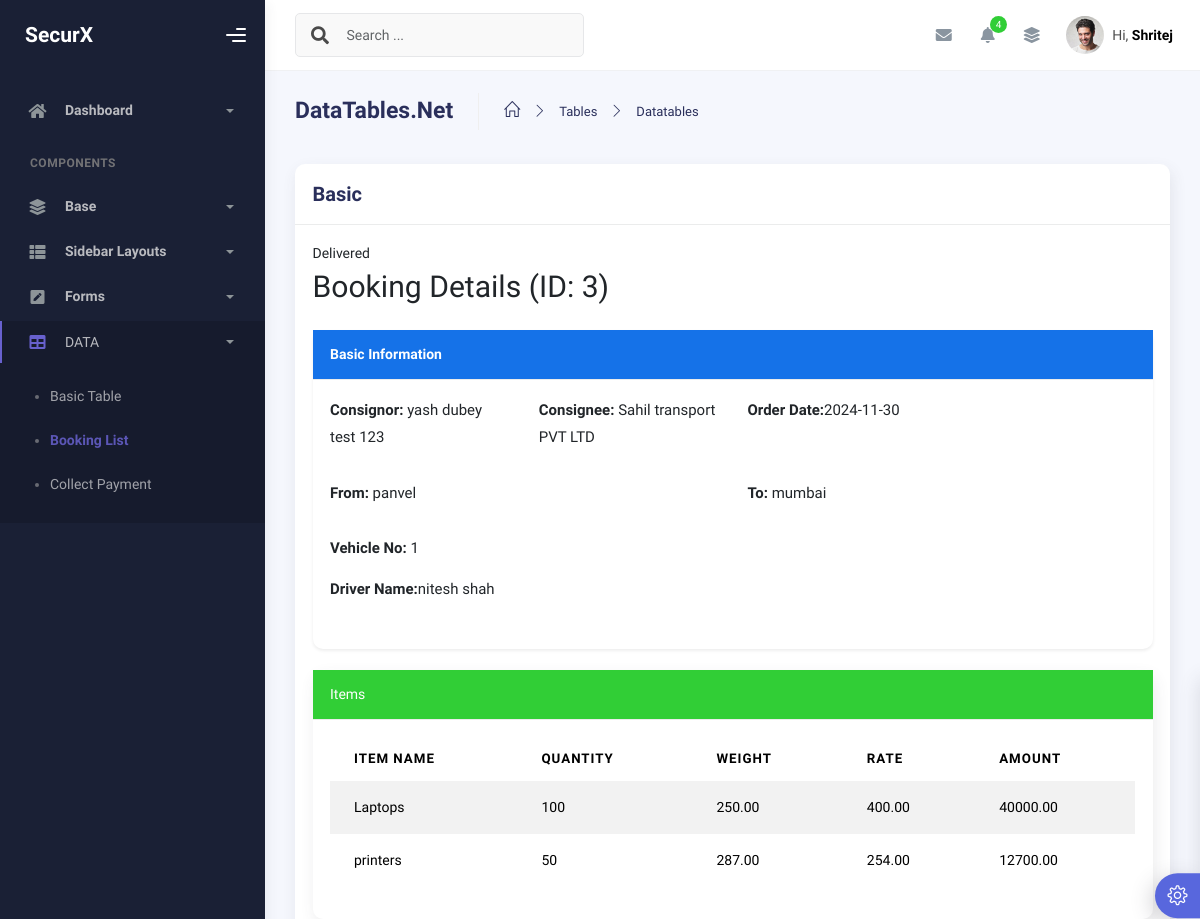
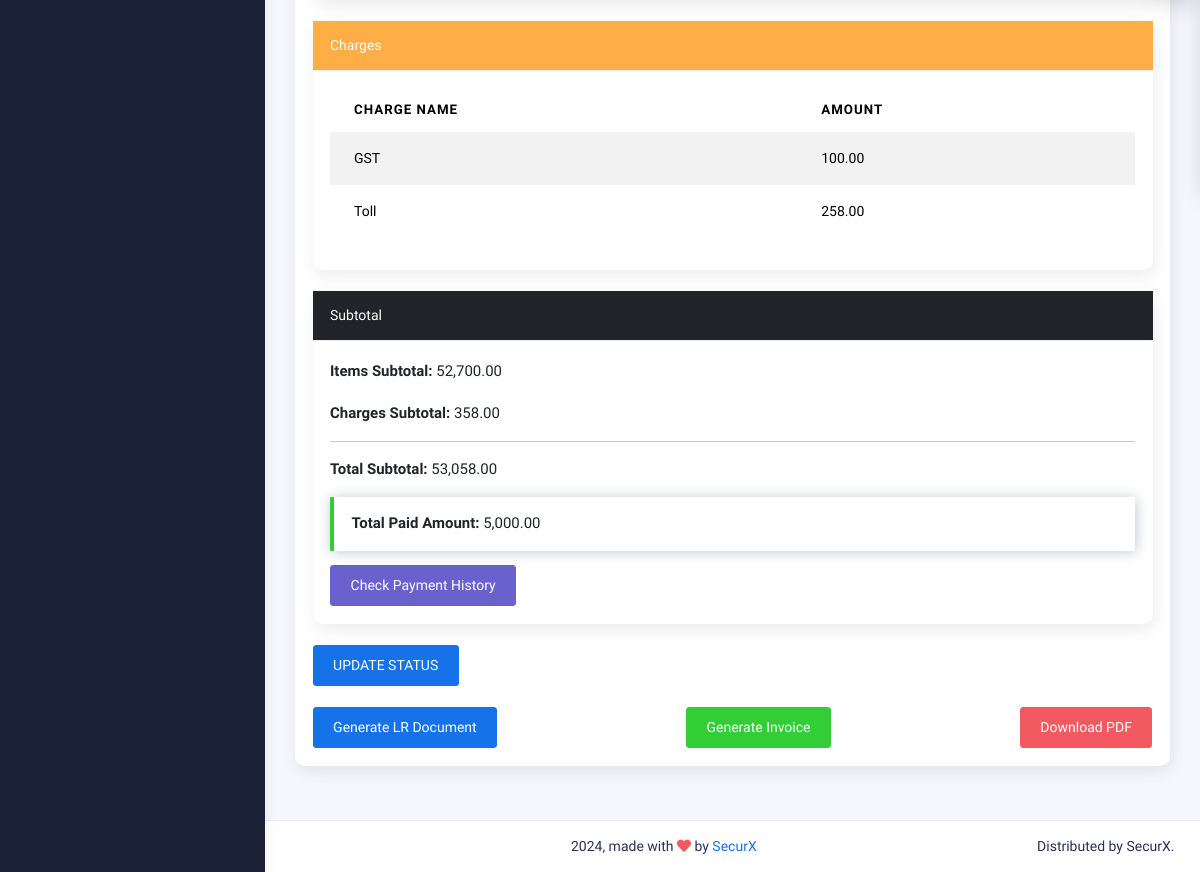
The app's page /tables/order.php?id=3 with its own data (2 pictures, top to bottom).
### tables this page shows
CREATE TABLE `orders` (
  `id` int(11) NOT NULL,
  `Status` varchar(255) NOT NULL,
  `order_name` varchar(255) NOT NULL,
  `customer_name` varchar(255) NOT NULL,
  `order_date` date NOT NULL,
  `fromLocation` varchar(255) NOT NULL,
  `toLocation` varchar(255) NOT NULL,
  `transportMode` varchar(255) NOT NULL,
  `paidBy` varchar(255) NOT NULL,
  `taxPaidBy` varchar(255) NOT NULL,
  `pickupAddress` varchar(255) NOT NULL,
  `deliveryAddress` varchar(255) NOT NULL,
  `vehicletype` varchar(255) NOT NULL,
  `Vehiclecapacity` varchar(255) NOT NULL,
  `Vehicleno` int(255) NOT NULL,
  `DriverName` varchar(255) NOT NULL
);

CREATE TABLE `parties` (
  `id` int(11) NOT NULL,
  `name` varchar(255) NOT NULL,
  `gst` varchar(255) NOT NULL,
  `uh` varchar(255) NOT NULL,
  `contact` varchar(255) NOT NULL,
  `address` text NOT NULL,
  `email` varchar(255) NOT NULL,
  `phone` varchar(20) DEFAULT NULL,
  `created_at` timestamp NOT NULL DEFAULT current_timestamp()
);

CREATE TABLE `items` (
  `id` int(11) NOT NULL,
  `order_id` int(11) DEFAULT NULL,
  `item_name` varchar(255) DEFAULT NULL,
  `parceltype` varchar(255) NOT NULL,
  `quantity` int(11) DEFAULT NULL,
  `weight` decimal(10,2) DEFAULT NULL,
  `itemtax` varchar(255) NOT NULL,
  `rate` decimal(10,2) DEFAULT NULL,
  `amount` decimal(10,2) DEFAULT NULL
);

CREATE TABLE `charges` (
  `id` int(11) NOT NULL,
  `order_id` int(11) DEFAULT NULL,
  `charge_name` varchar(255) DEFAULT NULL,
  `amount` decimal(10,2) DEFAULT NULL
);

### tables/order.php (the view, shortened to what this page needs)
<?php
include '../db_connect.php';
?>
<!DOCTYPE html>
<html lang="en">
  <head>
    <link rel="stylesheet" href="../assets/css/bootstrap.min.css" />
    <link rel="stylesheet" href="../assets/css/plugins.min.css" />
    <link rel="stylesheet" href="../assets/css/kaiadmin.min.css" />
    <link rel="stylesheet" href="../assets/css/demo.css" />
  </head>
  <body>
    <div class="wrapper">
      <div class="sidebar" data-background-color="dark">
        <div class="sidebar-logo">
          <div class="logo-header" data-background-color="dark">
            <a href="../index.php" class="logo">
              <span class="sidebar-brand-text text-white fs-4 fw-bold">SecurX</span>
            </a>
            <div class="nav-toggle">
              <button class="btn btn-toggle toggle-sidebar">
                <i class="gg-menu-right"></i>
              </button>
            </div>
          </div>
        </div>
        <div class="sidebar-wrapper scrollbar scrollbar-inner">
          <div class="sidebar-content">
            <ul class="nav nav-secondary">
              <li class="nav-item">
                <a
                  data-bs-toggle="collapse"
                  href="#dashboard"
                  class="collapsed"
                  aria-expanded="false"
                >
                  <i class="fas fa-home"></i>
                  <p>Dashboard</p>
                  <span class="caret"></span>
                </a>
              </li>
              <li class="nav-section">
                <h4 class="text-section">Components</h4>
              </li>
              <li class="nav-item">
                <a data-bs-toggle="collapse" href="#base">
                  <i class="fas fa-layer-group"></i>
                  <p>Base</p>
                  <span class="caret"></span>
                </a>
              </li>
              <li class="nav-item">
                <a data-bs-toggle="collapse" href="#sidebarLayouts">
                  <i class="fas fa-th-list"></i>
                  <p>Sidebar Layouts</p>
                  <span class="caret"></span>
                </a>
              </li>
              <li class="nav-item">
                <a data-bs-toggle="collapse" href="#forms">
                  <i class="fas fa-pen-square"></i>
                  <p>Forms</p>
                  <span class="caret"></span>
                </a>
              </li>
              <li class="nav-item active submenu">
                <a data-bs-toggle="collapse" href="#tables">
                  <i class="fas fa-table"></i>
                  DATA
                  <span class="caret"></span>
                </a>
                <div class="collapse show" id="tables">
                  <ul class="nav nav-collapse">
                    <li>
                      <a href="../tables/tables.html">
                        <span class="sub-item">Basic Table</span>
                      </a>
                    </li>
                    <li class="active">
                      <a href="../tables/datatables.php">
                        <span class="sub-item">Booking List</span>
                      </a>
                    </li>
                    <li>
                      <a href="../tables/paymentpending.php">
                        <span class="sub-item">Collect Payment</span>
                      </a>
                    </li>
                  </ul>
                </div>
              </li>
            </ul>
          </div>
        </div>
      </div>
      <div class="main-panel">
        <div class="main-header">
          <nav
            class="navbar navbar-header navbar-header-transparent navbar-expand-lg border-bottom"
          >
            <div class="container-fluid">
              <nav
                class="navbar navbar-header-left navbar-expand-lg navbar-form nav-search p-0 d-none d-lg-flex"
              >
                <div class="input-group">
                  <div class="input-group-prepend">
                    <button type="submit" class="btn btn-search pe-1">
                      <i class="fa fa-search search-icon"></i>
                    </button>
                  </div>
                  <input
                    type="text"
                    placeholder="Search ..."
                    class="form-control"
                  />
                </div>
              </nav>
              <ul class="navbar-nav topbar-nav ms-md-auto align-items-center">
                <li class="nav-item topbar-icon dropdown hidden-caret">
                  <a
                    class="nav-link dropdown-toggle"
                    href="#"
                    id="messageDropdown"
                    role="button"
                    data-bs-toggle="dropdown"
                    aria-haspopup="true"
                    aria-expanded="false"
                  >
                    <i class="fa fa-envelope"></i>
                  </a>
                </li>
                <li class="nav-item topbar-icon dropdown hidden-caret">
                  <a
                    class="nav-link dropdown-toggle"
                    href="#"
                    id="notifDropdown"
                    role="button"
                    data-bs-toggle="dropdown"
                    aria-haspopup="true"
                    aria-expanded="false"
                  >
                    <i class="fa fa-bell"></i>
                    <span class="notification">4</span>
                  </a>
                </li>
                <li class="nav-item topbar-icon dropdown hidden-caret">
                  <a
                    class="nav-link"
                    data-bs-toggle="dropdown"
                    href="#"
                    aria-expanded="false"
                  >
                    <i class="fas fa-layer-group"></i>
                  </a>
                </li>
                <li class="nav-item topbar-user dropdown hidden-caret">
                  <a
                    class="dropdown-toggle profile-pic"
                    data-bs-toggle="dropdown"
                    href="#"
                    aria-expanded="false"
                  >
                    <div class="avatar-sm">
                      <img
                        src="../assets/img/profile.jpg"
                        alt="..."
                        class="avatar-img rounded-circle"
                      />
                    </div>
                    <span class="profile-username">
                      <span class="op-7">Hi,</span>
                      <span class="fw-bold">Shritej</span>
                    </span>
                  </a>
                </li>
              </ul>
            </div>
          </nav>
        </div>
        <div class="container">
          <div class="page-inner">
            <div class="page-header">
              <h3 class="fw-bold mb-3">DataTables.Net</h3>
              <ul class="breadcrumbs mb-3">
                <li class="nav-home">
                  <a href="#">
                    <i class="icon-home"></i>
                  </a>
                </li>
                <li class="separator">
                  <i class="icon-arrow-right"></i>
                </li>
                <li class="nav-item">
                  <a href="#">Tables</a>
                </li>
                <li class="separator">
                  <i class="icon-arrow-right"></i>
                </li>
                <li class="nav-item">
                  <a href="#">Datatables</a>
                </li>
              </ul>
            </div>
            <div class="row">
              <div class="col-md-12">
                <div class="card">
                  <div class="card-header">
                    <h4 class="card-title">Basic</h4>
                  </div>
                  <div class="card-body">
                  <?php
$orderId = isset($_GET['id']) ? $_GET['id'] : 0;
$sql = "SELECT o.id, `Status`, p.name as CONSIGNOR, p.address as CONSIGNORADDRESS, p.contact AS ConsignorContact, p.email as ConsignorEmail,
        p2.name as ConsigneeName, p2.address as consigneeaddress, p2.contact as consigneecontact, p2.email as consigneeemail,
        `order_date`, `fromLocation`, `toLocation`, `transportMode`, `paidBy`, `taxPaidBy`, `pickupAddress`, `deliveryAddress`,
        `vehicletype`, `Vehiclecapacity`, `Vehicleno`, `DriverName`
        FROM `orders` o
        JOIN parties p ON o.order_name = p.id
        JOIN parties p2 ON o.customer_name = p2.id
        WHERE o.id = :orderId";
$stmt = $conn->prepare($sql);
$stmt->bindParam(':orderId', $orderId, PDO::PARAM_INT);
$stmt->execute();
$order = $stmt->fetch(PDO::FETCH_ASSOC);
$paymentstotal_query = "SELECT sum(paying_amount) as totalamt FROM payments WHERE order_id = $orderId";
$payments_result_total = $conn->query($paymentstotal_query);
$sumpayment = 0;
while ($sumofpay = $payments_result_total->fetch(PDO::FETCH_ASSOC)) {
  $sumpayment= $sumofpay['totalamt'];
}
$itemResult = $conn->query("SELECT * FROM items WHERE order_id = $orderId");
$chargeResult = $conn->query("SELECT * FROM charges WHERE order_id = $orderId");
$itemTotal = 0;
while ($item = $itemResult->fetch(PDO::FETCH_ASSOC)) {
    $itemTotal += $item['amount'];
}
$chargeTotal = 0;
while ($charge = $chargeResult->fetch(PDO::FETCH_ASSOC)) {
    $chargeTotal += $charge['amount'];
}
$subtotal = $itemTotal + $chargeTotal;
?>
    <div class="status-container">
        <span class="status-badge <?php echo 'status-' . strtolower(str_replace(' ', '-', $order['Status'])); ?>">
            <?php echo $order['Status']; ?>
        </span>
    </div>
    <h1 class="mb-4">Booking Details (ID: <?php echo $orderId; ?>)</h1>
   <div class="card mb-4 shadow-sm border-light">
    <div class="card-header bg-primary text-white fw-bold">
        <i class="bi bi-info-circle-fill"></i> Basic Information
    </div>
    <div class="card-body">
        <div class="row">
            <div class="col-md-3 mb-3">
                <p><strong class="text-dark">Consignor:</strong> <span><?php echo $order['CONSIGNOR']; ?></span></p>
            </div>
            <div class="col-md-3 mb-3">
                <p><strong class="text-dark">Consignee:</strong> <span><?php echo $order['ConsigneeName']; ?></span></p>
            </div>
            <div class="col-md-6 mb-3">
                <p><strong class="text-dark">Order Date:</strong><span><?php echo $order['order_date']; ?></span></p>
            </div>
            <div class="col-md-6 mb-3">
                <p><strong class="text-dark">From:</strong> <span><?php echo $order['fromLocation']; ?></span></p>
            </div>
            <div class="col-md-6 mb-3">
                <p><strong class="text-dark">To:</strong> <span><?php echo $order['toLocation']; ?></span></p>
            </div>
            <div class="col-md-6 mb-3">
                <p><strong class="text-dark">Vehicle No:</strong> <span><?php echo $order['Vehicleno']; ?></span></p>
                <p><strong class="text-dark">Driver Name:</strong><span><?php echo $order['DriverName']; ?></span></p>
            </div>
        </div>
    </div>
</div>
    <div class="card mb-4">
        <div class="card-header bg-success text-white">Items</div>
        <div class="card-body">
            <table class="table table-striped">
                <thead>
                    <tr>
                        <th>Item Name</th>
                        <th>Quantity</th>
                        <th>Weight</th>
                        <th>Rate</th>
                        <th>Amount</th>
                    </tr>
                </thead>
                <tbody>
                    <?php
                    $itemResult = $conn->query("SELECT * FROM items WHERE order_id = $orderId");
                    while ($item = $itemResult->fetch(PDO::FETCH_ASSOC)) {
                        echo "<tr>";
                        echo "<td>{$item['item_name']}</td>";
                        echo "<td>{$item['quantity']}</td>";
                        echo "<td>{$item['weight']}</td>";
                        echo "<td>{$item['rate']}</td>";
                        echo "<td>{$item['amount']}</td>";
                        echo "</tr>";
                    }
                    ?>
                </tbody>
            </table>
        </div>
    </div>
    <div class="card mb-4">
        <div class="card-header bg-warning text-white">Charges</div>
        <div class="card-body">
            <table class="table table-striped">
                <thead>
                    <tr>
                        <th>Charge Name</th>
                        <th>Amount</th>
                    </tr>
                </thead>
                <tbody>
                    <?php
                    $chargeResult = $conn->query("SELECT * FROM charges WHERE order_id = $orderId");
                    while ($charge = $chargeResult->fetch(PDO::FETCH_ASSOC)) {
                        echo "<tr>";
                        echo "<td>{$charge['charge_name']}</td>";
                        echo "<td>{$charge['amount']}</td>";
                        echo "</tr>";
                    }
                    ?>
                </tbody>
            </table>
        </div>
    </div>
    <div class="card mb-4">
        <div class="card-header bg-dark text-white">Subtotal</div>
        <div class="card-body">
            <p><strong>Items Subtotal:</strong> <?php echo number_format($itemTotal, 2); ?></p>
            <p><strong>Charges Subtotal:</strong> <?php echo number_format($chargeTotal, 2); ?></p>
            <hr>
            <p><strong>Total Subtotal:</strong> <?php echo number_format($subtotal, 2); ?></p>
            <p class='alert alert-success'><strong>Total Paid Amount:</strong> <?php echo number_format($sumpayment, 2); ?></p>
        <button type="button" class="btn btn-secondary" data-bs-toggle="modal" data-bs-target="#exampleModal">
      Check Payment History
    </button>
        </div>
    </div>
<button type="button" class="btn btn-primary" data-bs-toggle="modal" data-bs-target="#exampleModal1">
      UPDATE STATUS
    </button>
    <br><br>
    <div class="d-flex justify-content-between">
        <a href="../Reports/LR.php?orderId=<?php echo $orderId; ?>" class="btn btn-primary" target="_blank">Generate LR Document</a>
        <a href="../Reports/report.php?id=<?php echo $orderId; ?>" class="btn btn-success" target="_blank">Generate Invoice</a>
        <a href="../Reports/report.php?orderId=<?php echo $orderId; ?>" class="btn btn-danger" target="_blank">Download PDF</a>
    </div>
                  </div>
                </div>
              </div>
            </div>
          </div>
        </div>
        <footer class="footer">
          <div class="container-fluid d-flex justify-content-between">
            <div class="copyright">
              2024, made with <i class="fa fa-heart heart text-danger"></i> by
              <a href="http://www.themekita.com">SecurX</a>
            </div>
             <div>
              Distributed by
              <a target="_blank">SecurX</a>.
            </div>
          </div>
        </footer>
      </div>
      <div class="custom-template">
        <div class="custom-toggle">
          <i class="icon-settings"></i>
        </div>
      </div>
    </div>
  </body>
</html>

### records on screen
orders: Status "Delivered", parties.name "yash dubey test 123", parties.name "Sahil transport PVT LTD", order_date "2024-11-30", fromLocation "panvel", toLocation "mumbai", Vehicleno "1", DriverName "nitesh shah"
items: item_name "Laptops", quantity "100", weight "250.00", rate "400.00", amount "40000.00"
items: item_name "printers", quantity "50", weight "287.00", rate "254.00", amount "12700.00"
charges: charge_name "GST", amount "100.00"
charges: charge_name "Toll", amount "258.00"

### other values on screen
$orderId "3"
$itemTotal "52,700.00"
$chargeTotal "358.00"
$subtotal "53,058.00"
$sumpayment "5,000.00"
